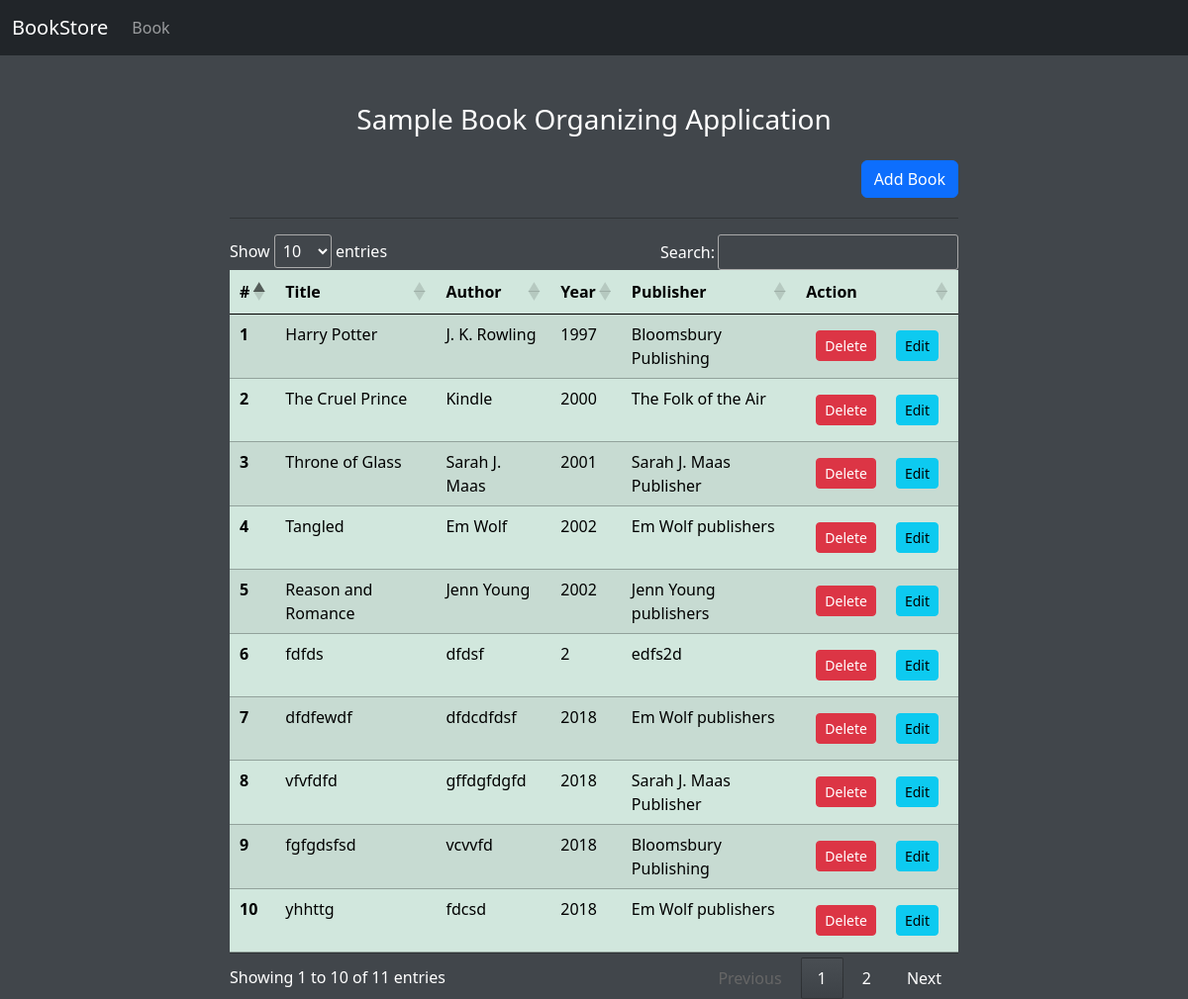
The app's page /, older data.
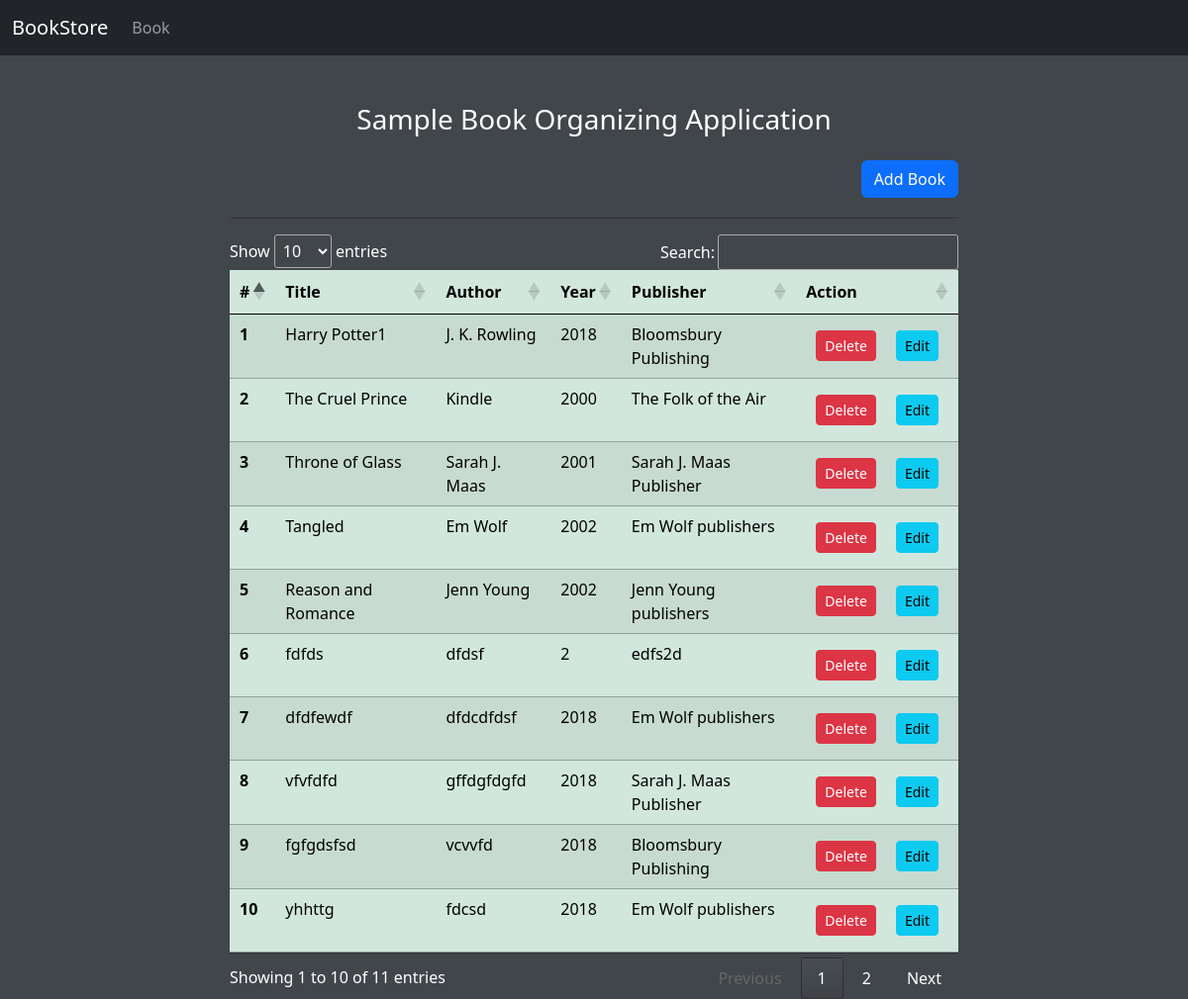
The same page, newer data.
### core/models.py (models this page shows, shortened)
class Book(models.Model):
    title  = models.CharField(max_length=100)
    author = models.CharField(max_length=150)
    year  = models.IntegerField()
    publisher = models.CharField(max_length=150, blank=True)
    created_at = models.DateTimeField(auto_now_add=True)
    updated_at = models.DateTimeField(auto_now=True)
    class Meta:
        unique_together = (('title', 'author'),)

### core/views.py (the view)
# urls.py: path('', Home.as_view(), name='home'),
class Home(View):
    def get(self, request):
        book_data = Book.objects.all()
        return render(request, 'core/home.html', {'bookdata' : book_data})

### core/templates/core/home.html (shortened to what this page needs)
{% extends 'core/base.html' %}
{% block main_content %}
<section class="container">
    <div class="row justify-content-around text-center text-white mt-5">
        <div class="col-sm-8">
            <h3>Sample Book Organizing Application</h3>
        </div>
    </div>
    <div class="row justify-content-around mt-3">
        <div class="col-sm-8">
            <a href="{% url 'add-book' %}" class='btn btn-primary float-end'>Add Book</a>
        </div>
    </div>
    <div class="row justify-content-around text-white mt-1">
        <div class="col-sm-8">
            <hr style="border-top:1px solid #000; clear:both;"/>
            <table id = "myTable"class="table table-success table-striped">
                <thead>
                    <tr>
                      <th scope="col">#</th>
                      <th scope="col">Title</th>
                      <th scope="col">Author</th>
                      <th scope="col">Year</th>
                      <th scope="col">Publisher</th>
                      <th scope="col">Action</th>
                    </tr>
                </thead>
                <tbody>
                {% for book in bookdata %}
                    <tr>
                      <th scope="row">{{forloop.counter}}</th>
                      <td>{{book.title}}</td>
                      <td>{{book.author}}</td>
                      <td>{{book.year}}</td>
                      <td>{{book.publisher}}</td>
                      <td class="aline-inline">
                        <table>
                            <tr>
                                <td>
                                    <form action="{% url 'delete-book' %}" method="post">
                                        <input type="submit" value="Delete" class="btn btn-danger btn-sm">
                                    </form>
                                </td>
                                <td>
                                    <a href="{% url 'edit-book' book.id %}" class="btn btn-info btn-sm">Edit</a>
                                </td>
                            </tr>
                        </table>
                      </td>
                    </tr>
                {% endfor %}
                </tbody>
            </table>
        </div>
    </div>
</section>
{% endblock main_content %}

### core/templates/core/base.html (shortened to what this page needs)
<!doctype html>
<html lang="en">
{% load static %}
  <head>
    <link href="https://cdn.jsdelivr.net/npm/bootstrap@5.0.2/dist/css/bootstrap.min.css" rel="stylesheet">
    <link href="https://cdn.jsdelivr.net/npm/bootstrap@5.2.3/dist/css/bootstrap.min.css" rel="stylesheet">
    <link href="https://cdn.datatables.net/1.13.2/css/jquery.dataTables.min.css" rel="stylesheet">
    <link rel="stylesheet" href="{% static 'css/base.css' %}">
    <nav class="navbar navbar-expand-sm bg-dark navbar-dark">
      <div class="container-fluid">
        <a class="navbar-brand" href="{% url 'home' %}">BookStore</a>
        <div class="collapse navbar-collapse" id="mynavbar">
          <ul class="navbar-nav me-auto">
            <li class="nav-item">
              <a class="nav-link" href="{% url 'home' %}">Book</a>
            </li>
          </ul>
        </div>
      </div>
    </nav>
  </head>
  <body>
    {% block main_content %}{% endblock main_content %}
  </body>
</html>

### core/static/css/base.css (style rules this page uses)
body { background-color: #41464b; }
.nav-link { color: 'white'; }

Row changes from the older to the newer data that the page shows:
changed Book "J. K. Rowling": title "Harry Potter" → "Harry Potter1"; year "1997" → "2018"
